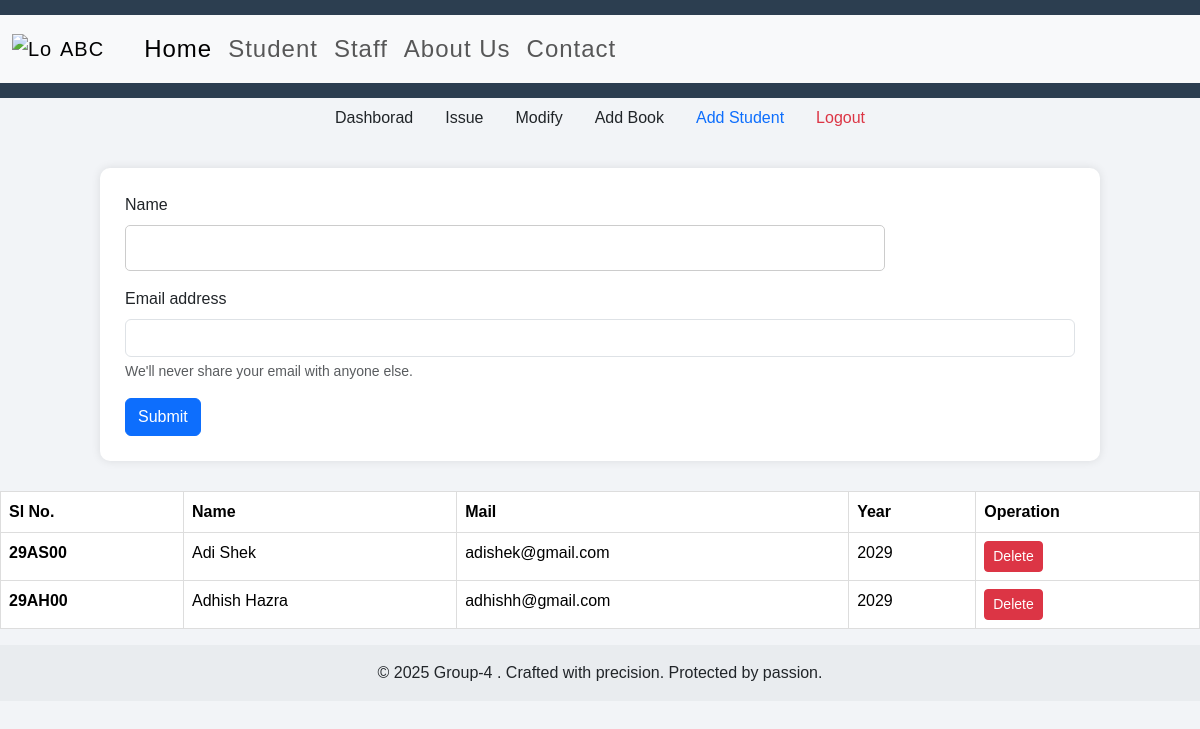
/addstu, run on an earlier commit of the app's database.
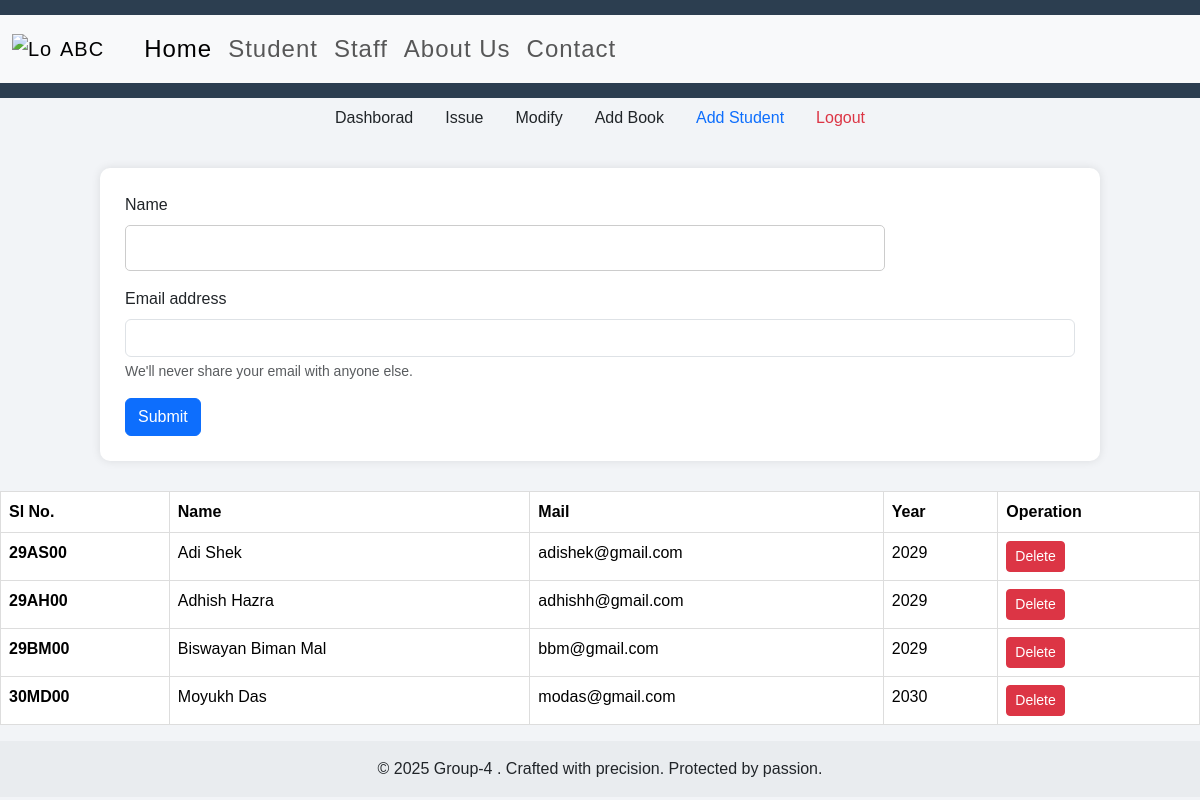
And on a later commit of the database.
### app.py (models this page shows)
class Student(db.Model):
    id = db.Column(db.String(6),primary_key=True)
    name = db.Column(db.String(50))
    passout = db.Column(db.Integer)
    mail = db.Column(db.String(75))

### app.py (the view, shortened to what this page needs)
@app.route("/addstu",methods=["POST","GET"])
def Add_Student():
    all_stu = Student.query.all()
    return render_template("addstu.html",stus=all_stu)

### templates/addstu.html (shortened to what this page needs)
{% extends "base.html" %}
{% block b %}
<ul class="nav justify-content-center">
  <li class="nav-item">
    <a class="nav-link text-dark" href="/dashboard">Dashborad</a>
  </li>
  <li class="nav-item">
    <a class="nav-link text-dark" href="/issue">Issue</a>
  </li>
  <li class="nav-item">
    <a class="nav-link text-dark" href="/modify">Modify</a>
  </li>
  <li class="nav-item">
    <a class="nav-link text-dark" href="/add_book">Add Book</a>
  </li>
  <li class="nav-item">
    <a class="nav-link active" href="/addstu">Add Student</a>
  </li>
  <li class="nav-item">
    <a class="nav-link text-danger" href="/logout">Logout</a>
  </li>
</ul>
<div class="container">
<form method="post" action="/addstu">
  <div class="mb-3">
    <label class="form-label">Name</label>
    <input type="text" name="name" class="form-control">
  </div>
  <div class="mb-3">
    <label class="form-label">Email address</label>
    <input type="email" name="mail" class="form-control">
    <div class="form-text">We'll never share your email with anyone else.</div>
  </div>
  <button type="submit" class="btn btn-primary">Submit</button>
</form>
</div>
<table class="table">
  <thead>
    <tr>
      <th scope="col">Sl No.</th>
      <th scope="col">Name</th>
      <th scope="col">Mail</th>
      <th scope="col">Year</th>
      <th scope="col">Operation</th>
    </tr>
  </thead>
  <tbody>
    {% for stu in stus %}
    <tr>
      <th scope="row">{{stu.id}}</th>
      <td>{{stu.name}}</td>
      <td>{{stu.mail}}</td>
      <td>{{stu.passout}}</td>
      <td><a href="/delstu/{{stu.id}}" type="button" class="btn btn-sm btn-danger">Delete</a></td>
    </tr>
    {% endfor %}
  </tbody>
</table>
{% endblock b %}

What changed in the data, as far as the page shows it:
added Student: id "29BM00", name "Biswayan Biman Mal", mail "bbm@gmail.com", passout "2029"
added Student: id "30MD00", name "Moyukh Das", mail "modas@gmail.com", passout "2030"
